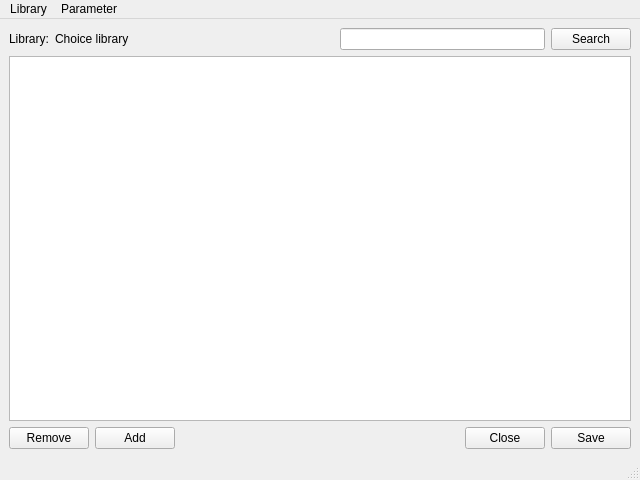
<?xml version="1.0" encoding="UTF-8"?>
<ui version="4.0">
 <class>LibraryWindow</class>
 <widget class="QMainWindow" name="LibraryWindow">
  <property name="geometry">
   <rect>
    <x>0</x>
    <y>0</y>
    <width>640</width>
    <height>480</height>
   </rect>
  </property>
  <property name="windowTitle">
   <string>Manager libraries</string>
  </property>
  <widget class="QWidget" name="centralwidget">
   <layout class="QGridLayout" name="gridLayout">
    <item row="0" column="0">
     <layout class="QHBoxLayout" name="horizontalLayout">
      <item>
       <widget class="QLabel" name="label">
        <property name="text">
         <string>Library:</string>
        </property>
       </widget>
      </item>
      <item>
       <widget class="QLabel" name="libraryNameText">
        <property name="text">
         <string>Choice library</string>
        </property>
       </widget>
      </item>
      <item>
       <spacer name="horizontalSpacer">
        <property name="orientation">
         <enum>Qt::Horizontal</enum>
        </property>
        <property name="sizeHint" stdset="0">
         <size>
          <width>40</width>
          <height>20</height>
         </size>
        </property>
       </spacer>
      </item>
      <item>
       <widget class="QLineEdit" name="libraryNameLineEdit"/>
      </item>
      <item>
       <widget class="QPushButton" name="searchButton">
        <property name="text">
         <string>Search</string>
        </property>
       </widget>
      </item>
     </layout>
    </item>
    <item row="1" column="0">
     <widget class="QTableView" name="parametersTableView"/>
    </item>
    <item row="2" column="0">
     <layout class="QHBoxLayout" name="horizontalLayout_3">
      <item>
       <widget class="QPushButton" name="removeButton">
        <property name="text">
         <string>Remove</string>
        </property>
       </widget>
      </item>
      <item>
       <widget class="QPushButton" name="addButton">
        <property name="text">
         <string>Add</string>
        </property>
       </widget>
      </item>
      <item>
       <spacer name="horizontalSpacer_2">
        <property name="orientation">
         <enum>Qt::Horizontal</enum>
        </property>
        <property name="sizeHint" stdset="0">
         <size>
          <width>40</width>
          <height>20</height>
         </size>
        </property>
       </spacer>
      </item>
      <item>
       <widget class="QPushButton" name="closeButton">
        <property name="text">
         <string>Close</string>
        </property>
       </widget>
      </item>
      <item>
       <widget class="QPushButton" name="saveButton">
        <property name="text">
         <string>Save</string>
        </property>
       </widget>
      </item>
     </layout>
    </item>
   </layout>
  </widget>
  <widget class="QMenuBar" name="menubar">
   <property name="geometry">
    <rect>
     <x>0</x>
     <y>0</y>
     <width>640</width>
     <height>21</height>
    </rect>
   </property>
   <widget class="QMenu" name="menuLibrary">
    <property name="title">
     <string>Library</string>
    </property>
    <widget class="QMenu" name="menuExport">
     <property name="title">
      <string>Export</string>
     </property>
     <addaction name="actionExportNetList"/>
    </widget>
    <addaction name="actionNewLibrary"/>
    <addaction name="actionRemoveLibrary"/>
    <addaction name="actionOpenLibrary"/>
    <addaction name="menuExport"/>
    <addaction name="actionCloseLibrary"/>
   </widget>
   <widget class="QMenu" name="menuParameter">
    <property name="title">
     <string>Parameter</string>
    </property>
    <addaction name="actionAddParameter"/>
    <addaction name="actionRemoveParameter"/>
   </widget>
   <addaction name="menuLibrary"/>
   <addaction name="menuParameter"/>
  </widget>
  <widget class="QStatusBar" name="statusbar"/>
  <action name="actionNewLibrary">
   <property name="text">
    <string>New</string>
   </property>
  </action>
  <action name="actionRemoveLibrary">
   <property name="text">
    <string>Remove</string>
   </property>
  </action>
  <action name="actionAddParameter">
   <property name="text">
    <string>Add</string>
   </property>
  </action>
  <action name="actionRemoveParameter">
   <property name="text">
    <string>Remove</string>
   </property>
  </action>
  <action name="actionOpenLibrary">
   <property name="text">
    <string>Open</string>
   </property>
  </action>
  <action name="actionExportNetList">
   <property name="text">
    <string>NetList</string>
   </property>
  </action>
  <action name="actionCloseLibrary">
   <property name="text">
    <string>Close</string>
   </property>
  </action>
 </widget>
 <resources/>
 <connections/>
</ui>
